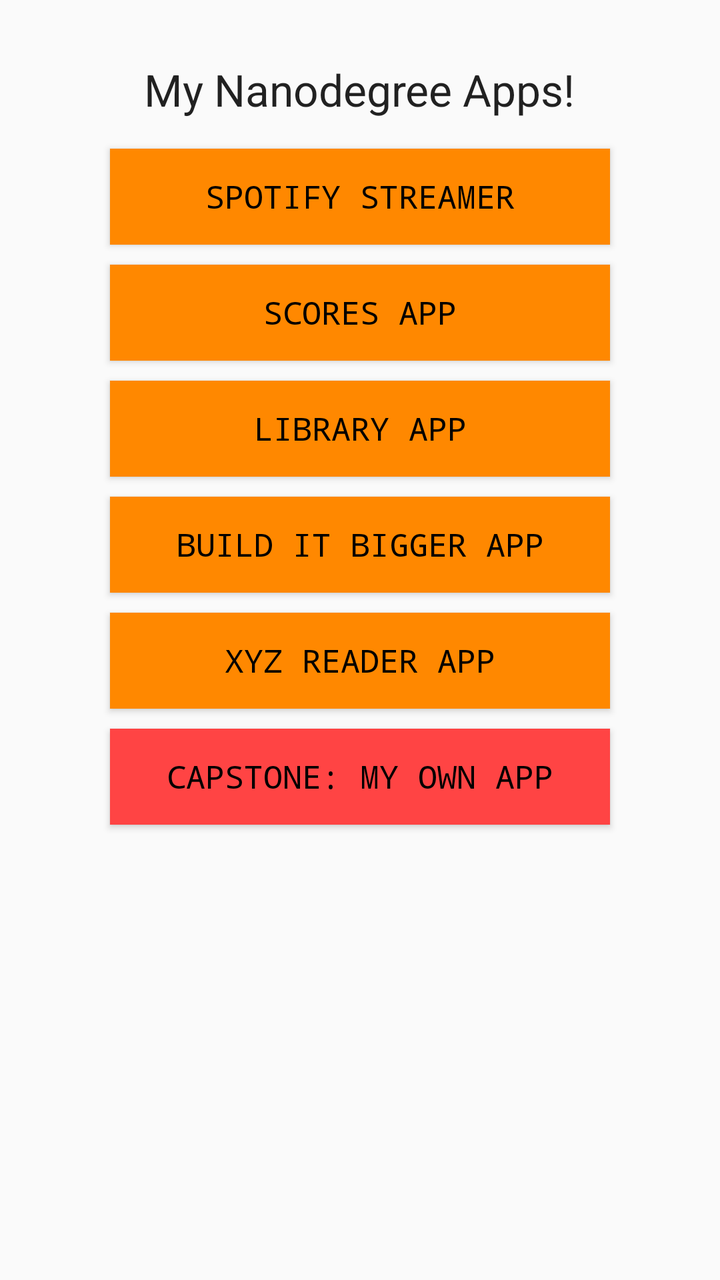
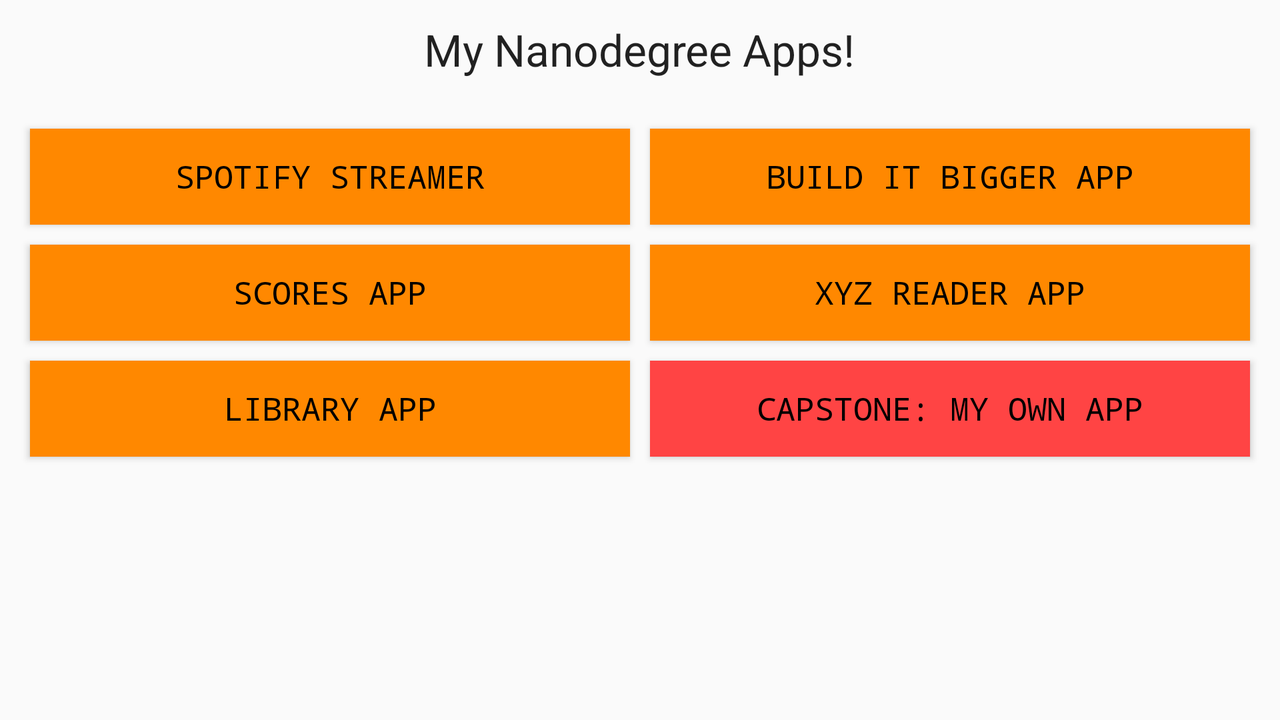

First picture: res/layout/ on a phone held upright. Second picture: the repository's own variant of that layout, on a device whose configuration matches the variant's folder. Source for both follows.
<!-- AndroidManifest.xml: application theme AppTheme -->
<!-- res/layout/activity_main.xml -->
<LinearLayout
    xmlns:android="http://schemas.android.com/apk/res/android"
    xmlns:tools="http://schemas.android.com/tools"

    android:orientation="vertical"
    android:layout_alignParentTop="true"
    android:layout_alignParentStart="true"
    android:layout_alignParentEnd="true"
    android:gravity="center|center_vertical|fill_vertical"
    android:layout_width="match_parent"
    android:layout_height="match_parent"
    tools:context=".MainActivity"
    android:layout_marginTop="20dp"
    android:layout_marginLeft="50dp"
    android:layout_marginRight="50dp">

    <TextView
        android:id="@+id/tv_title"
        android:layout_width="wrap_content"
        android:layout_height="wrap_content"
        android:textAppearance="?android:attr/textAppearanceLarge"
        android:text="@string/title"
        android:textIsSelectable="false"
        android:layout_margin="10dp"/>

    <Button
        android:id="@+id/btn_spotify_streamer_app"
        style="@style/MyButtonTheme"
        android:text="@string/spotify_streamer_app"
        />

    <Button
        android:id="@+id/btn_scores_app"
        style="@style/MyButtonTheme"
        android:text="@string/scores_app"
        />

    <Button
        android:id="@+id/btn_library_app"
        style="@style/MyButtonTheme"
        android:text="@string/library_app"
        />

    <Button
        android:id="@+id/btn_build_it_bigger"
        style="@style/MyButtonTheme"
        android:text="@string/build_it_bigger_app"
        />

    <Button
        android:id="@+id/btn_xyz_reader_app"
        style="@style/MyButtonTheme"
        android:text="@string/xyz_reader_app"
        />

    <Button
        android:id="@+id/btn_my_own_app"
        style="@style/MyButtonTheme"
        android:text="@string/my_own_app"
        android:background="@android:color/holo_red_light"/>


</LinearLayout>
<!-- resources referenced by this layout -->
<resources>
  <string name="build_it_bigger_app">BUILD IT BIGGER APP</string>
  <string name="library_app">LIBRARY APP</string>
  <string name="my_own_app">CAPSTONE: MY OWN APP</string>
  <string name="scores_app">SCORES APP</string>
  <string name="spotify_streamer_app">SPOTIFY STREAMER</string>
  <string name="title">My Nanodegree Apps!</string>
  <string name="xyz_reader_app">XYZ READER APP</string>
  <style name="MyButtonTheme" parent="@android:style/Theme.Holo.Light">
          <item name="android:layout_width">match_parent</item>
          <item name="android:layout_height">wrap_content</item>
          <item name="android:textColor">@android:color/black</item>
          <item name="android:typeface">monospace</item>
          <item name="android:layout_gravity">center_horizontal</item>
          <item name="android:padding">5dp</item>
          <item name="android:layout_margin">5dp</item>
          <item name="android:clickable">true</item>
          <item name="android:enabled">true</item>
          <item name="android:focusable">true</item>
          <item name="android:background">@android:color/holo_orange_dark</item>
      </style>
  <style name="AppTheme" parent="Theme.AppCompat.Light.DarkActionBar">
          
          <item name="colorPrimary">@color/colorPrimary</item>
          <item name="colorPrimaryDark">@color/colorPrimaryDark</item>
          <item name="colorAccent">@color/colorAccent</item>
      </style>
</resources>
<!-- res/layout-land/activity_main.xml (the repository's variant of the layout above) -->
<!-- drawn on the phone turned sideways -->
<LinearLayout
    xmlns:android="http://schemas.android.com/apk/res/android"
    xmlns:tools="http://schemas.android.com/tools"
    android:orientation="vertical"
    android:layout_alignParentTop="true"
    android:layout_alignParentStart="true"
    android:layout_alignParentEnd="true"
    android:gravity="center|center_vertical|fill_vertical"
    android:layout_width="match_parent"
    android:layout_height="match_parent"
    tools:context=".MainActivity">

    <TextView
        android:id="@+id/tv_title"
        android:layout_width="wrap_content"
        android:layout_height="wrap_content"
        android:textAppearance="?android:attr/textAppearanceLarge"
        android:text="@string/title"
        android:textIsSelectable="false"
        android:layout_margin="10dp"/>

    <ScrollView
        android:layout_width="match_parent"
        android:layout_height="match_parent"
        android:scrollbars="none">

        <LinearLayout
            android:layout_width="match_parent"
            android:layout_height="wrap_content"
            android:layout_margin="10dp"
            android:weightSum="2"
            android:orientation="horizontal">

            <LinearLayout
                android:layout_width="match_parent"
                android:layout_height="wrap_content"
                android:orientation="vertical"
                android:layout_weight="1">
                <Button
                    android:id="@+id/btn_spotify_streamer_app"
                    style="@style/MyButtonTheme"
                    android:text="@string/spotify_streamer_app"/>

                <Button
                    android:id="@+id/btn_scores_app"
                    style="@style/MyButtonTheme"
                    android:text="@string/scores_app"/>

                <Button
                    android:id="@+id/btn_library_app"
                    style="@style/MyButtonTheme"
                    android:text="@string/library_app"/>


            </LinearLayout>
            <LinearLayout
                android:layout_width="match_parent"
                android:layout_height="wrap_content"
                android:orientation="vertical"
                android:layout_weight="1">
                <Button
                    android:id="@+id/btn_build_it_bigger"
                    style="@style/MyButtonTheme"
                    android:text="@string/build_it_bigger_app"/>

                <Button
                    android:id="@+id/btn_xyz_reader_app"
                    style="@style/MyButtonTheme"
                    android:text="@string/xyz_reader_app" />

                <Button
                    android:id="@+id/btn_my_own_app"
                    style="@style/MyButtonTheme"
                    android:text="@string/my_own_app"
                    android:background="@android:color/holo_red_light"/>

            </LinearLayout>
        </LinearLayout>
    </ScrollView>
</LinearLayout>
